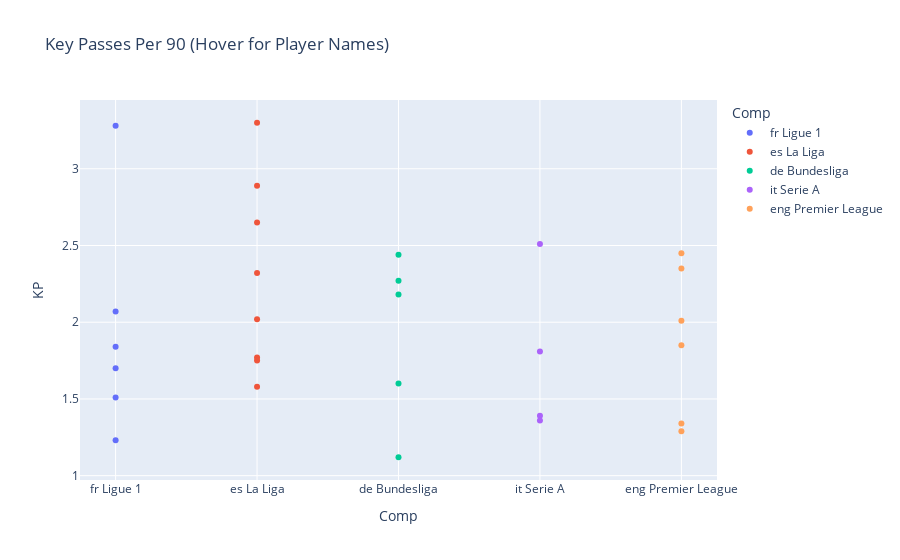

Notebook source saved alongside this figure:
### Code cell
import plotly.express as px

fig = px.scatter(
    Top_FWs, 
    x='Comp', 
    y='KP', 
    hover_name='Player ▲',  # Show name on hover
    hover_data={'Squad':True,'Min':True, 'Age':True},
    color='Comp',        
    title='Key Passes Per 90 (Hover for Player Names)'
)

fig.show()

### Figure 1 — Plotly figure (JSON) as saved in the notebook; plotly's stock layout.template omitted (floating-point values rounded to 4 significant figures)
{"data": [{"customdata": [["Angers", 2842, 24], ["Monaco", 2406, 22], ["Paris S-G", 2181, 21], ["Monaco", 1750, 19], ["Paris S-G", 1730, 27], ["Marseille", 2804, 22]], "hovertemplate": "<b>%{hovertext}</b><br><br>Comp=%{x}<br>KP=%{y}<br>Squad=%{customdata[0]}<br>Min=%{customdata[1]}<br>Age=%{customdata[2]}<extra></extra>", "hovertext": ["Himad Abdelli", "Maghnes Akliouche", "Bradley Barcola", "Eliesse Ben Seghir", "Ousmane Dembélé", "Mason Greenwood"], "legendgroup": "fr Ligue 1", "marker": {"color": "#636efa", "symbol": "circle"}, "mode": "markers", "name": "fr Ligue 1", "orientation": "v", "showlegend": true, "type": "scatter", "x": ["fr Ligue 1", "fr Ligue 1", "fr Ligue 1", "fr Ligue 1", "fr Ligue 1", "fr Ligue 1"], "xaxis": "x", "y": [1.23, 1.84, 2.07, 1.7, 3.28, 1.51], "yaxis": "y"}, {"customdata": [["Villarreal", 2595, 23], ["Athletic Club", 2339, 29], ["Atlético Madrid", 2469, 33], ["Real Madrid", 2253, 24], ["Betis", 1457, 28], ["Real Madrid", 2907, 25], ["Barcelona", 2839, 27], ["Barcelona", 2856, 17]], "hovertemplate": "<b>%{hovertext}</b><br><br>Comp=%{x}<br>KP=%{y}<br>Squad=%{customdata[0]}<br>Min=%{customdata[1]}<br>Age=%{customdata[2]}<extra></extra>", "hovertext": ["Alex Baena", "Álex Berenguer", "Antoine Griezmann", "Vinicius Júnior", "Giovani Lo Celso", "Kylian Mbappé", "Raphinha", "Lamine Yamal"], "legendgroup": "es La Liga", "marker": {"color": "#EF553B", "symbol": "circle"}, "mode": "markers", "name": "es La Liga", "orientation": "v", "showlegend": true, "type": "scatter", "x": ["es La Liga", "es La Liga", "es La Liga", "es La Liga", "es La Liga", "es La Liga", "es La Liga", "es La Liga"], "xaxis": "x", "y": [3.3, 1.77, 1.75, 2.32, 2.65, 1.58, 2.89, 2.02], "yaxis": "y"}, {"customdata": [["Werder Bremen", 2418, 30], ["Freiburg", 2432, 31], ["Hoffenheim", 2767, 33], ["Stuttgart", 1843, 22], ["Leverkusen", 2351, 21]], "hovertemplate": "<b>%{hovertext}</b><br><br>Comp=%{x}<br>KP=%{y}<br>Squad=%{customdata[0]}<br>Min=%{customdata[1]}<br>Age=%{customdata[2]}<extra></extra>", "hovertext": ["Marvin Ducksch", "Vincenzo Grifo", "Andrej Kramarić", "Enzo Millot", "Florian Wirtz"], "legendgroup": "de Bundesliga", "marker": {"color": "#00cc96", "symbol": "circle"}, "mode": "markers", "name": "de Bundesliga", "orientation": "v", "showlegend": true, "type": "scatter", "x": ["de Bundesliga", "de Bundesliga", "de Bundesliga", "de Bundesliga", "de Bundesliga"], "xaxis": "x", "y": [2.27, 2.44, 1.6, 1.12, 2.18], "yaxis": "y"}, {"customdata": [["Empoli", 2331, 22], ["Como", 2687, 19], ["Milan", 2478, 25], ["Torino", 2117, 26]], "hovertemplate": "<b>%{hovertext}</b><br><br>Comp=%{x}<br>KP=%{y}<br>Squad=%{customdata[0]}<br>Min=%{customdata[1]}<br>Age=%{customdata[2]}<extra></extra>", "hovertext": ["Sebastiano Esposito", "Nicolás Paz", "Christian Pulisic", "Nikola Vlašić"], "legendgroup": "it Serie A", "marker": {"color": "#ab63fa", "symbol": "circle"}, "mode": "markers", "name": "it Serie A", "orientation": "v", "showlegend": true, "type": "scatter", "x": ["it Serie A", "it Serie A", "it Serie A", "it Serie A"], "xaxis": "x", "y": [1.39, 1.81, 2.51, 1.36], "yaxis": "y"}, {"customdata": [["Crystal Palace", 2588, 26], ["Newcastle Utd", 2756, 24], ["Brentford", 3414, 24], ["Chelsea", 3191, 22], ["Liverpool", 3371, 32], ["Bournemouth", 3203, 24]], "hovertemplate": "<b>%{hovertext}</b><br><br>Comp=%{x}<br>KP=%{y}<br>Squad=%{customdata[0]}<br>Min=%{customdata[1]}<br>Age=%{customdata[2]}<extra></extra>", "hovertext": ["Eberechi Eze", "Alexander Isak", "Bryan Mbeumo", "Cole Palmer", "Mohamed Salah", "Antoine Semenyo"], "legendgroup": "eng Premier League", "marker": {"color": "#FFA15A", "symbol": "circle"}, "mode": "markers", "name": "eng Premier League", "orientation": "v", "showlegend": true, "type": "scatter", "x": ["eng Premier League", "eng Premier League", "eng Premier League", "eng Premier League", "eng Premier League", "eng Premier League"], "xaxis": "x", "y": [2.01, 1.34, 1.85, 2.45, 2.35, 1.29], "yaxis": "y"}], "layout": {"legend": {"title": {"text": "Comp"}, "tracegroupgap": 0}, "title": {"text": "Key Passes Per 90 (Hover for Player Names)"}, "xaxis": {"anchor": "y", "categoryarray": ["fr Ligue 1", "es La Liga", "de Bundesliga", "it Serie A", "eng Premier League"], "categoryorder": "array", "domain": [0, 1], "title": {"text": "Comp"}}, "yaxis": {"anchor": "x", "domain": [0, 1], "title": {"text": "KP"}}}}
